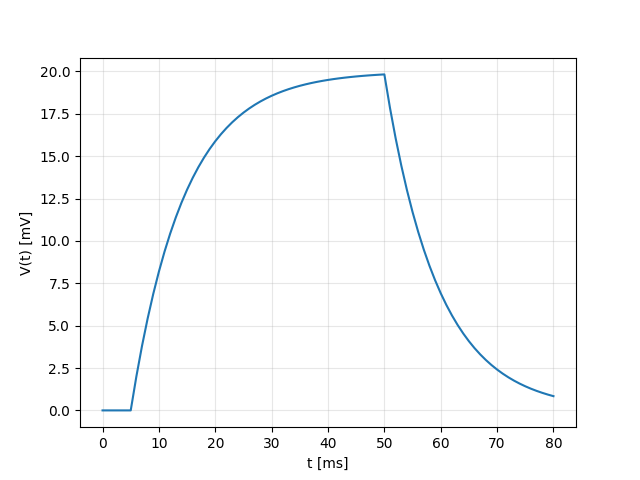

The Python source for this figure:
import numpy as np
import matplotlib.pyplot as plt
from utils import euler, eq_membrana

# Configurações
t0 = 0
tf = 80
h  = 1
y0 = 0

# Função wrapper
def f(t, y):
    g_m = 100
    C_m = 1
    E = 0
    J_inj = 2 if t >= 5 and t < 50 else 0
    return eq_membrana(t, y, g_m, C_m, E, J_inj, SI=False)

# Resolver usando o método de Euler
sol = euler(f, t0, tf, y0, h)

# Plotar
plt.plot(sol[0], sol[1])
plt.xlabel("t [ms]")
plt.ylabel("V(t) [mV]")
plt.grid(True, alpha=.3)
plt.show()
